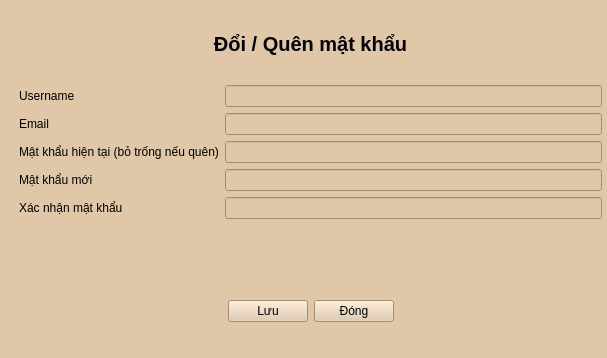
<?xml version="1.0" encoding="UTF-8"?>
<ui version="4.0">
 <class>MainWindow</class>
 <widget class="QMainWindow" name="MainWindow">
  <property name="geometry">
   <rect>
    <x>0</x>
    <y>0</y>
    <width>607</width>
    <height>358</height>
   </rect>
  </property>
  <property name="windowTitle">
   <string>Từ điển Lịch sử Việt Nam</string>
  </property>
  <property name="styleSheet">
   <string notr="true">background-color: #dfc7a7;</string>
  </property>
  <widget class="QWidget" name="centralwidget">
   <widget class="QStackedWidget" name="stackedWidget">
    <property name="geometry">
     <rect>
      <x>10</x>
      <y>0</y>
      <width>601</width>
      <height>331</height>
     </rect>
    </property>
    <property name="currentIndex">
     <number>2</number>
    </property>
    <widget class="QWidget" name="page">
     <widget class="QLabel" name="label">
      <property name="geometry">
       <rect>
        <x>200</x>
        <y>30</y>
        <width>201</width>
        <height>21</height>
       </rect>
      </property>
      <property name="styleSheet">
       <string notr="true">font-size: 20px;
</string>
      </property>
      <property name="text">
       <string>Forgot your password?</string>
      </property>
     </widget>
    </widget>
    <widget class="QWidget" name="page_3"/>
    <widget class="QWidget" name="page_2">
     <layout class="QVBoxLayout" name="verticalLayout">
      <item>
       <widget class="QLabel" name="ut_title">
        <property name="styleSheet">
         <string notr="true">font-size: 20px;
font-weight: bold;
color: black;</string>
        </property>
        <property name="text">
         <string>Đổi / Quên mật khẩu</string>
        </property>
        <property name="alignment">
         <set>Qt::AlignCenter</set>
        </property>
       </widget>
      </item>
      <item>
       <layout class="QFormLayout" name="formLayout">
        <item row="0" column="0">
         <widget class="QLabel" name="ut_label_username">
          <property name="styleSheet">
           <string notr="true">color: black;</string>
          </property>
          <property name="text">
           <string>Username</string>
          </property>
         </widget>
        </item>
        <item row="0" column="1">
         <widget class="QLineEdit" name="ut_username">
          <property name="styleSheet">
           <string notr="true">color: black;</string>
          </property>
         </widget>
        </item>
        <item row="1" column="0">
         <widget class="QLabel" name="ut_label_email">
          <property name="styleSheet">
           <string notr="true">color: black;</string>
          </property>
          <property name="text">
           <string>Email</string>
          </property>
         </widget>
        </item>
        <item row="1" column="1">
         <widget class="QLineEdit" name="ut_email">
          <property name="styleSheet">
           <string notr="true">color: black;</string>
          </property>
         </widget>
        </item>
        <item row="2" column="0">
         <widget class="QLabel" name="ut_label_old">
          <property name="styleSheet">
           <string notr="true">color: black;</string>
          </property>
          <property name="text">
           <string>Mật khẩu hiện tại (bỏ trống nếu quên)</string>
          </property>
         </widget>
        </item>
        <item row="2" column="1">
         <widget class="QLineEdit" name="ut_old_password">
          <property name="styleSheet">
           <string notr="true">color: black;</string>
          </property>
          <property name="echoMode">
           <enum>QLineEdit::Password</enum>
          </property>
         </widget>
        </item>
        <item row="3" column="0">
         <widget class="QLabel" name="ut_label_new">
          <property name="styleSheet">
           <string notr="true">color: black;</string>
          </property>
          <property name="text">
           <string>Mật khẩu mới</string>
          </property>
         </widget>
        </item>
        <item row="3" column="1">
         <widget class="QLineEdit" name="ut_new_password">
          <property name="styleSheet">
           <string notr="true">color: black;</string>
          </property>
          <property name="echoMode">
           <enum>QLineEdit::Password</enum>
          </property>
         </widget>
        </item>
        <item row="4" column="0">
         <widget class="QLabel" name="ut_label_confirm">
          <property name="styleSheet">
           <string notr="true">color: black;</string>
          </property>
          <property name="text">
           <string>Xác nhận mật khẩu</string>
          </property>
         </widget>
        </item>
        <item row="4" column="1">
         <widget class="QLineEdit" name="ut_confirm_password">
          <property name="styleSheet">
           <string notr="true">color: black;</string>
          </property>
          <property name="echoMode">
           <enum>QLineEdit::Password</enum>
          </property>
         </widget>
        </item>
       </layout>
      </item>
      <item>
       <widget class="QLabel" name="ut_status">
        <property name="styleSheet">
         <string notr="true">color: #5d4037;</string>
        </property>
        <property name="text">
         <string/>
        </property>
        <property name="alignment">
         <set>Qt::AlignCenter</set>
        </property>
       </widget>
      </item>
      <item>
       <layout class="QHBoxLayout" name="horizontalLayout">
        <item>
         <spacer name="horizontalSpacer">
          <property name="orientation">
           <enum>Qt::Horizontal</enum>
          </property>
          <property name="sizeHint" stdset="0">
           <size>
            <width>40</width>
            <height>20</height>
           </size>
          </property>
         </spacer>
        </item>
        <item>
         <widget class="QPushButton" name="ut_save_password">
          <property name="styleSheet">
           <string notr="true">color: black;</string>
          </property>
          <property name="text">
           <string>Lưu</string>
          </property>
         </widget>
        </item>
        <item>
         <widget class="QPushButton" name="ut_close">
          <property name="styleSheet">
           <string notr="true">color: black;</string>
          </property>
          <property name="text">
           <string>Đóng</string>
          </property>
         </widget>
        </item>
        <item>
         <spacer name="horizontalSpacer_2">
          <property name="orientation">
           <enum>Qt::Horizontal</enum>
          </property>
          <property name="sizeHint" stdset="0">
           <size>
            <width>40</width>
            <height>20</height>
           </size>
          </property>
         </spacer>
        </item>
       </layout>
      </item>
     </layout>
    </widget>
   </widget>
  </widget>
  <widget class="QMenuBar" name="menubar">
   <property name="geometry">
    <rect>
     <x>0</x>
     <y>0</y>
     <width>607</width>
     <height>26</height>
    </rect>
   </property>
  </widget>
  <widget class="QStatusBar" name="statusbar"/>
 </widget>
 <resources/>
 <connections/>
</ui>
